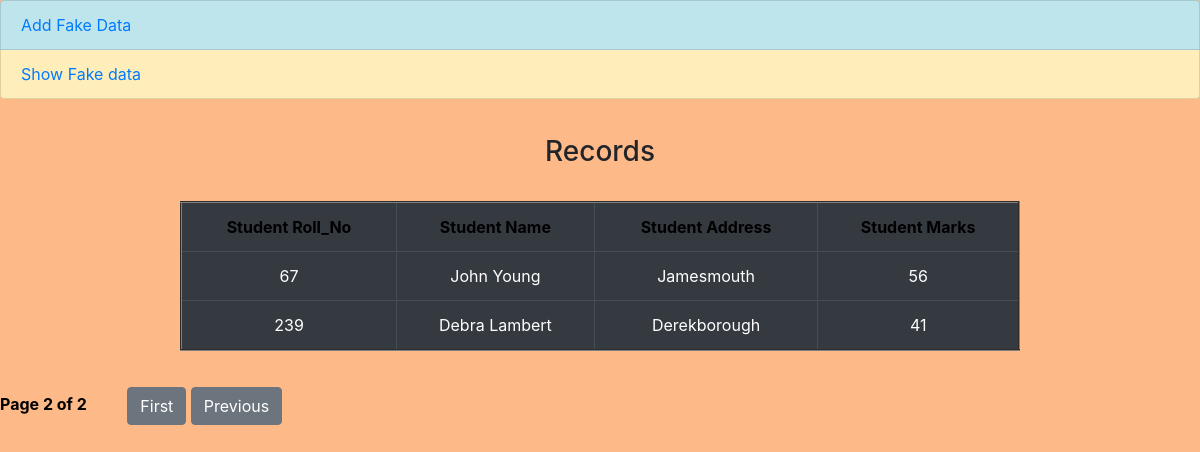
/pagination/?page=2, run on the app's committed database.
### firstapp/models.py (models this page shows)
class Student(models.Model):
    rollno=models.IntegerField()
    name=models.CharField(max_length=100)
    address=models.CharField(max_length=100)
    marks=models.IntegerField()

### firstapp/views.py (the view)
# urls.py: path('pagination/',Paginationshowview,name='pagination')
def Paginationshowview(request):
    stu=Student.objects.all()
    paginator=Paginator(stu,10)
    page_no=request.GET.get('page',1)
    obj=paginator.get_page(page_no)
    template_name='firstapp/page.html'
    context={'obj':obj}
    return render(request,template_name,context)

### templates/firstapp/page.html (shortened to what this page needs)
{% extends 'firstapp/home.html' %}
{% block content %}
<div style="width: 70%; margin: 3% 15%;">
    <h3 style="text-align: center;"> Records</h3><br>
    <table border="2px" class="table table-dark">
        <tr style="text-align: center;color:black;">
            <th>Student Roll_No</th>
            <th>Student Name</th>
            <th>Student Address</th>
            <th>Student Marks</th>
        </tr>
        {% for i in obj %}
            <tr style="text-align: center;">
                <td>{{i.rollno}}</td>
                <td>{{i.name}}</td>
                <td>{{i.address}}</td>
                <td>{{i.marks}}</td>
            </tr>
        {% endfor %}
    </table>
</div>
<div class="pagination">
    <div class="step-links">
        <span class="current" style="color:black;">
            <b>Page {{obj.number}} of {{obj.paginator.num_pages}}</b>
        </span>&nbsp;&nbsp;&nbsp;&nbsp;&nbsp;&nbsp;&nbsp;
            <span>
            {% if obj.has_previous %}
                <a href="{% url 'pagination' %}?page=1"><button class="btn btn-secondary">First</button></a>
                <a href="{% url 'pagination' %}?page={{obj.previous_page_number}}"><button class="btn btn-secondary">Previous</button></a>
            {% endif %}
            </span>
    </div>
</div><br><br><br>
{% endblock %}

### data on the page
Student: rollno "67", name "John Young", address "Jamesmouth", marks "56"
Student: rollno "239", name "Debra Lambert", address "Derekborough", marks "41"

### other printed values
{{ obj.number }} "2"
{{ obj.paginator.num_pages }} "2"
